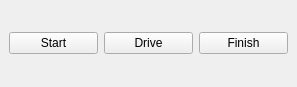
<?xml version="1.0" encoding="UTF-8"?>
<ui version="4.0">
 <class>MainWindow</class>
 <widget class="QMainWindow" name="MainWindow">
  <property name="geometry">
   <rect>
    <x>0</x>
    <y>0</y>
    <width>297</width>
    <height>87</height>
   </rect>
  </property>
  <property name="windowTitle">
   <string>MainWindow</string>
  </property>
  <widget class="QWidget" name="centralwidget">
   <layout class="QHBoxLayout" name="horizontalLayout">
    <item>
     <widget class="QPushButton" name="pushButton_start">
      <property name="toolTip">
       <string>Start mapping</string>
      </property>
      <property name="text">
       <string>Start</string>
      </property>
     </widget>
    </item>
    <item>
     <widget class="QPushButton" name="pushButton_drive">
      <property name="toolTip">
       <string>Drive robot</string>
      </property>
      <property name="text">
       <string>Drive</string>
      </property>
     </widget>
    </item>
    <item>
     <widget class="QPushButton" name="pushButton_finish">
      <property name="toolTip">
       <string>Finish mapping</string>
      </property>
      <property name="text">
       <string>Finish</string>
      </property>
     </widget>
    </item>
   </layout>
  </widget>
 </widget>
 <resources/>
 <connections/>
</ui>
